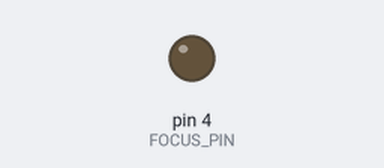
A sketch run on a simulated Arduino Uno, built with avr-gcc and run on an emulated ATmega328P. Shown: output pins drawn as LEDs (lit = HIGH).

Above: at 0.3 s.
Timing chart, 0 to 1.8 s (numbered marks = the images above):
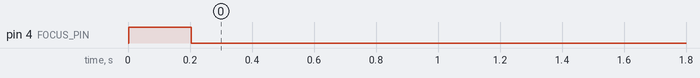

Measured:
- by itself, pin 4 (FOCUS_PIN): LOW → HIGH at 0.00 s, → LOW 0.20 s later

The sketch:

bst_receiver_000.ino
```cpp
#include <IRremote.h>

////////////////////////////// IR REMOTE LIBRARY SETUP //////////////////////////////

// real board pins are 0, 3, 5, 6
const int RECV_PIN1 = 0;           //receiver #1 data pin
const int RECV_PIN2 = 3;           //receiver #2 data pin
const int RECV_PIN3 = 5;           //receiver #3 data pin
const int RECV_PIN4 = 6;           //receiver #4 data pin

IRrecv irrecv1(RECV_PIN1);
decode_results results1;      //receiver #1 results

IRrecv irrecv2(RECV_PIN2);
decode_results results2;      //receiver #2 results

IRrecv irrecv3(RECV_PIN3);
decode_results results3;      //receiver #3 results
//
IRrecv irrecv4(RECV_PIN4);
decode_results results4;      //receiver #4 results

////////////////////////////// LOGIC TIMERS AND OUTPUT TO RPI //////////////////////////////
const int FOCUS_PIN = 4;

/*const int FPIN1 = 4;
const int FPIN2 = 8;
const int FPIN3 = 9;
const int FPIN4 = 10;
*/
unsigned long actualTime = 0;

const unsigned long globalTickInterval = 200;

unsigned long lastTick1 = 0;
unsigned long lastTick2 = 0;
unsigned long lastTick3 = 0;
unsigned long lastTick4 = 0;

int detectorFocus1 = 0;
int detectorFocus2 = 0;
int detectorFocus3 = 0;
int detectorFocus4 = 0;

const int detectorNumberLimit = 2;  // n+  of receiving detectors for board to be focused

int boardIsFocused = 0;

const int KEY1 = 0xffffbeda;

const boolean DEBUG_SERIAL = false;

void setup()
{
  if(DEBUG_SERIAL){
    Serial.begin(9600);
  }
  irrecv1.enableIRIn(); // Start the receiver #1
  irrecv2.enableIRIn(); // Start the receiver #2
  irrecv3.enableIRIn(); // Start the receiver #3
  irrecv4.enableIRIn(); // Start the receiver #4

  pinMode(FOCUS_PIN,OUTPUT);

}

void loop() {

  actualTime = millis();

  if (irrecv1.decode(&results1)) {
    if(results1.value==KEY1){
      lastTick1 = actualTime;
      if(DEBUG_SERIAL){
        Serial.print("\n1: ");
        Serial.print(results1.value, HEX);   //print code from receiver #1
      }
    }
    irrecv1.resume(); // Receive the next value
  }

  if (irrecv2.decode(&results2)) {
    if(results2.value==KEY1){
      lastTick2 = actualTime;
      if(DEBUG_SERIAL){
        Serial.print("   2: ");
        Serial.println(results2.value, HEX);  //print code from receiver #2
      }
    }
    irrecv2.resume(); // Receive the next value
  }

  if (irrecv3.decode(&results3)) {

    if(results3.value==KEY1){
      lastTick3 = actualTime;
      if(DEBUG_SERIAL){
        Serial.print("   3: ");
        Serial.print(results3.value, HEX);   //print code from receiver #1
      }
    }
    irrecv3.resume(); // Receive the next value
  }

  if (irrecv4.decode(&results4)) {
    if(results4.value==KEY1){
      lastTick4 = actualTime;
      if(DEBUG_SERIAL){
        Serial.print("   4: ");
        Serial.print(results4.value, HEX);   //print code from receiver #1
      }
    }
    irrecv4.resume(); // Receive the next value
  }

  if(DEBUG_SERIAL){

   Serial.print("\nactual time is: ");
    Serial.print(actualTime);

    Serial.print("\nt1: ");
    Serial.print(lastTick1 );
    Serial.print("   t2: ");
    Serial.print(lastTick2 );
    Serial.print("   t3: ");
    Serial.print(lastTick3 );
    Serial.print("   t4: ");
    Serial.print(lastTick4 );

  }

  boardIsFocused = focusKeeper();

  digitalWrite(FOCUS_PIN,boardIsFocused);

  if(DEBUG_SERIAL){
    Serial.print("\nBoard is focused: ");
    Serial.print(boardIsFocused);
    Serial.print("\n");


    Serial.print("df1: ");
    Serial.print(detectorFocus1);
    Serial.print("   df2: ");
    Serial.print(detectorFocus2);
    Serial.print("   df3: ");
    Serial.print(detectorFocus3);
    Serial.print("   df4: ");
    Serial.print(detectorFocus4);
  }

}


int focusKeeper(){

  detectorFocus1 = timeNotExceed(lastTick1);
  detectorFocus2 = timeNotExceed(lastTick2);
  detectorFocus3 = timeNotExceed(lastTick3);
  detectorFocus4 = timeNotExceed(lastTick4);

  if(DEBUG_SERIAL){
    Serial.print("\nindividual receivers: ");
    Serial.print("d1: ");
    Serial.print(detectorFocus1);
    Serial.print("   d2: ");
    Serial.print(detectorFocus2);
    Serial.print("   d3: ");
    Serial.print(detectorFocus3);
    Serial.print("   d4: ");
    Serial.print(detectorFocus4);
  }

  if((detectorFocus1 + detectorFocus2 + detectorFocus3 + detectorFocus4) > detectorNumberLimit ){
    return 1;
  }else{
    return 0;
  }
}


int timeNotExceed(unsigned long t){
  if((t + globalTickInterval) > actualTime){
    return 1;
  }else{
    return 0;
  }
}
```
